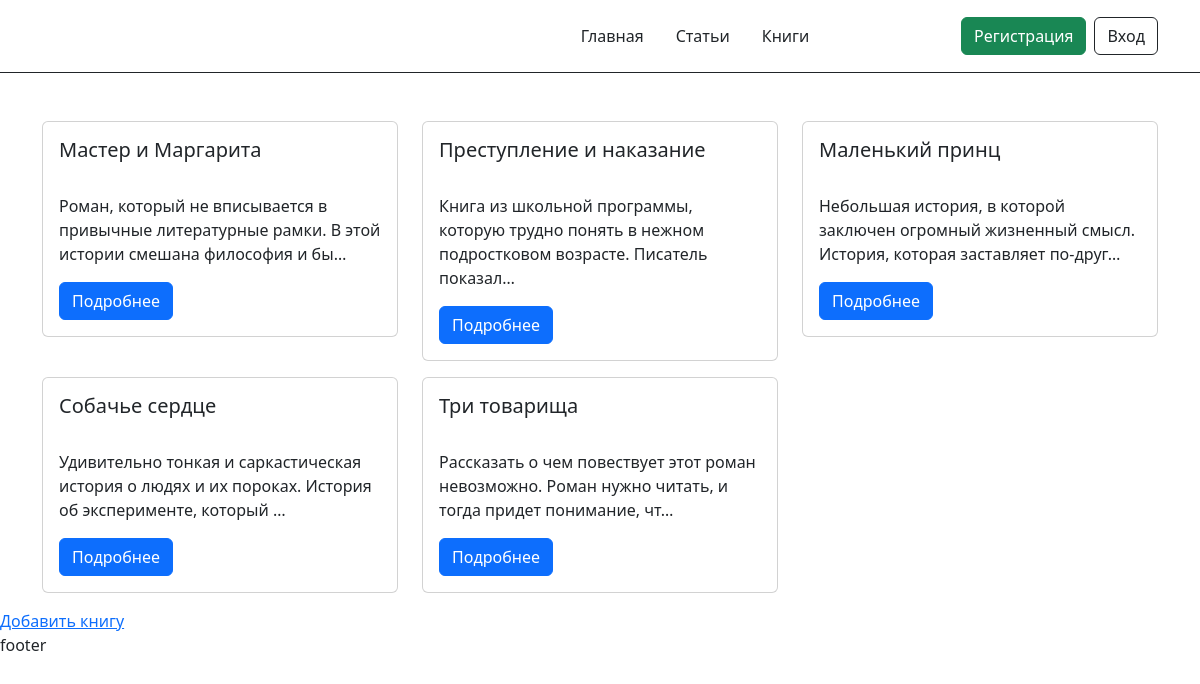
/books/, run on an earlier commit of the app's database.
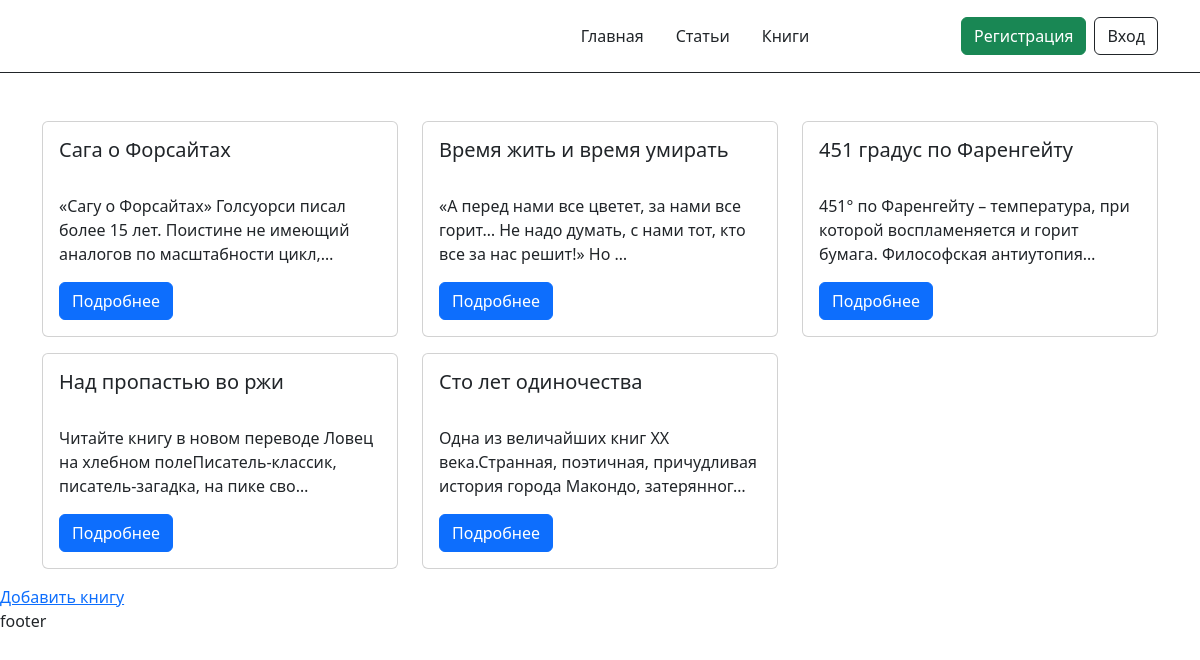
And on a later commit of the database.
### classviewshome/models.py (models this page shows, shortened)
class Book(models.Model):
    title = models.CharField(max_length=100, verbose_name="Заголовок")
    description = models.CharField(max_length=340, verbose_name="Описание")
    article = models.ManyToManyField(Article, verbose_name="Статьи")

### classviewshome/views.py (the view)
# urls.py: path('books/', BookListView.as_view(), name='book_list'),
class BookListView(ListView):
    model = Book

### classviewshome/templates/classviewshome/book_list.html (shortened to what this page needs)
{% extends 'base.html' %}
{% block content %}
    <div class="container">
    <div class="row">
        {% for book in book_list %}
          <div class="col-12 md-6 col-xl-4 col-xxl-3 mb-2 mb-md-3">
            <div class="card">
              <div class="card-body">
                <h5 class="card-title">{{ book.title }}</h5>
                <p class="card-text">{{ book.description|truncatechars:100 }}</p>
                <a href="{% url 'book_detail' book.pk %}" class="btn btn-primary">Подробнее</a>
              </div>
            </div>
          </div>
        {% endfor %}
        </div>
    </div>
<div><a href="{% url 'create_book' %}">Добавить книгу</a></div>
{% endblock content %}

What changed in the data, as far as the page shows it:
removed Book: title "Мастер и Маргарита", description "Роман, который не вписывается в привычные литературные рамки. В этой истории смешана философия и бы…"
removed Book: title "Преступление и наказание", description "Книга из школьной программы, которую трудно понять в нежном подростковом возрасте. Писатель показал…"
removed Book: title "Маленький принц", description "Небольшая история, в которой заключен огромный жизненный смысл. История, которая заставляет по-друг…"
removed Book: title "Собачье сердце", description "Удивительно тонкая и саркастическая история о людях и их пороках. История об эксперименте, который …"
removed Book: title "Три товарища", description "Рассказать о чем повествует этот роман невозможно. Роман нужно читать, и тогда придет понимание, чт…"
added Book: title "Сага о Форсайтах", description "«Сагу о Форсайтах» Голсуорси писал более 15 лет. Поистине не имеющий аналогов по масштабности цикл,…"
added Book: title "Время жить и время умирать", description "«А перед нами все цветет, за нами все горит… Не надо думать, с нами тот, кто все за нас решит!» Но …"
added Book: title "451 градус по Фаренгейту", description "451° по Фаренгейту – температура, при которой воспламеняется и горит бумага. Философская антиутопия…"
added Book: title "Над пропастью во ржи", description "Читайте книгу в новом переводе Ловец на хлебном полеПисатель-классик, писатель-загадка, на пике сво…"
added Book: title "Сто лет одиночества", description "Одна из величайших книг XX века.Странная, поэтичная, причудливая история города Макондо, затерянног…"
